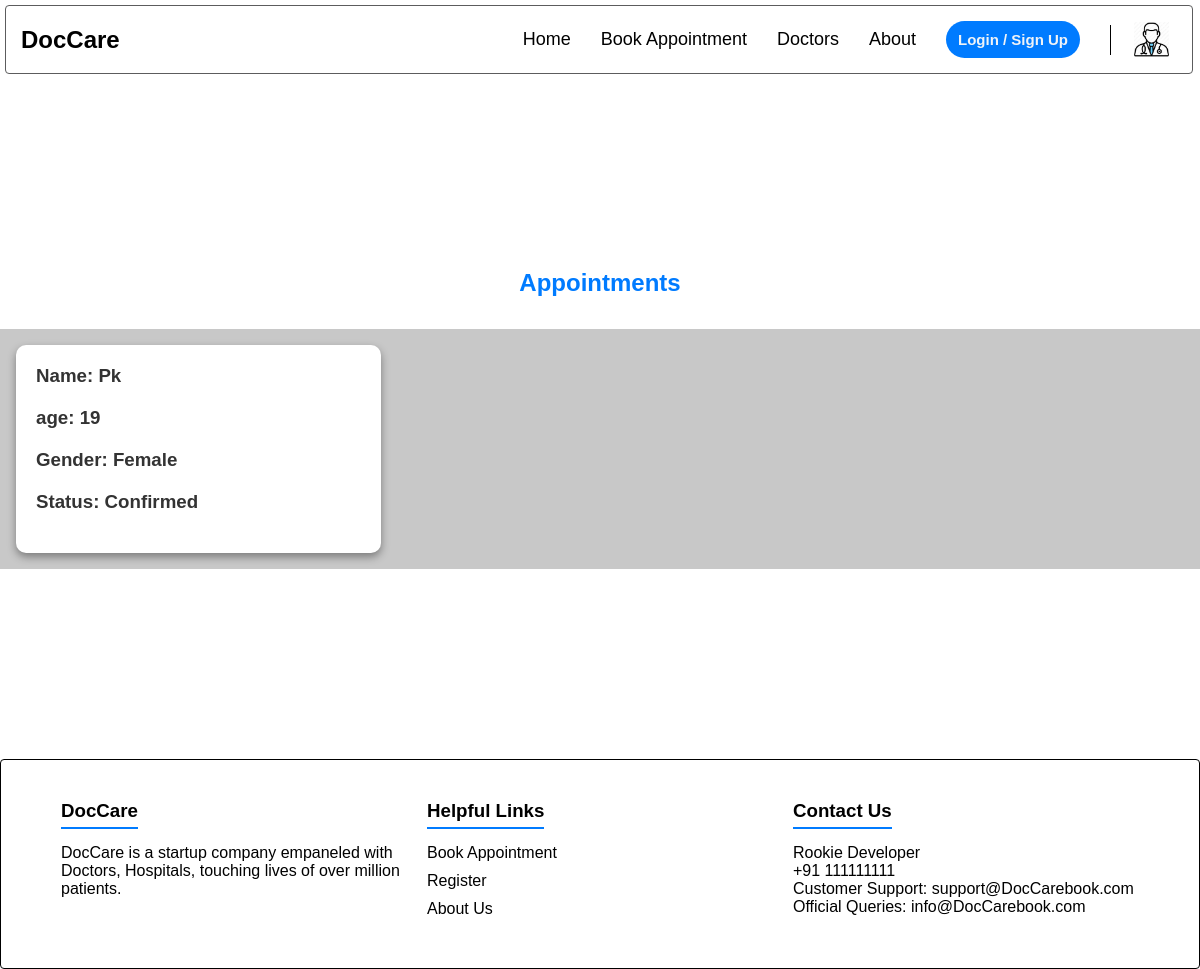
The page /doct/ (signed in) on the database its author committed.
### user/models.py (models this page shows, shortened)
class Appointment(models.Model):
    id = models.UUIDField(primary_key=True, default=uuid.uuid4, editable=False)
    user = models.ForeignKey(User, on_delete=models.CASCADE, related_name='appointments')
    age = models.PositiveSmallIntegerField()
    doctor = models.ForeignKey("Doctor", on_delete=models.CASCADE, related_name='appointments')
    status = models.CharField(max_length=20, choices=[('confirmed', 'Confirmed'), ('cancelled', 'Cancelled'), ('completed','Completed')], default='confirmed')
    appointment_date = models.DateField()
    appointment_time = models.TimeField(null=True, blank=True)
    prescription = models.FileField(upload_to='prescriptions/', null=True, blank=True)
    booked_at = models.DateTimeField(auto_now_add=True)
    updated_at = models.DateTimeField(auto_now_add=True)

class User(AbstractUser):
    username = None
    first_name = None
    last_name = None
    email = models.EmailField(max_length=100, primary_key=True)
    name = models.CharField(max_length=100, null=True, blank=True)
    dob = models.DateField(null=True, blank=True)
    phone = models.CharField(max_length=11, null=True, blank=True)
    gender = models.CharField(max_length=10, choices=[('male', 'Male'), ('female', 'Female'), ('other', 'Other')], null=True, blank=True)
    USERNAME_FIELD="email"
    REQUIRED_FIELDS= []
    objects= UserManager()

### doctor/views.py (the view)
# urls.py: path('', views.home, name='doct_home'),
def home(request):
    if "doctor_id" not in request.session:
        return redirect("doct_login")
    appointments = Appointment.objects.filter(doctor= request.session["doctor_id"])
    return render(request, 'doct/home.html', {'appointments': appointments})

### templates/doct/home.html (shortened to what this page needs)
{% extends "user/base.html" %}
{% load static %}
{% block css  %}
<link rel="stylesheet" href="{% static 'css/doct/home.css' %}">
{% endblock css  %}
{% block main %}
<div class="container">
    <h2>Appointments</h2>
    <div class="doctors-grid">
        {% for appointment in appointments %}
        <div class="card" data-id="{{appointment.id}}">
            <h3>Name: {{appointment.user.name|title}} </h3>
            <h3>age: {{appointment.age}} </h3>
            <h3>Gender: {{appointment.user.gender|title}} </h3>
            <h3>Status: {{appointment.status|title}}</h3>
        </div>
        {% endfor %}
    </div>
</div>
{% endblock main %}

### static/css/user/base.css (style rules this page uses)
* { margin: 0; padding: 0; box-sizing: border-box; }
body,html { width: 100%; }
body { font-family: Verdana, Geneva, Tahoma, sans-serif; }

### static/css/doct/home.css (style rules this page uses)
.container { margin: auto; text-align: center; margin: 2rem 0; width: 100%; }
h2 { margin-bottom: 2rem; color: #007BFF; }
.doctors-grid { display: flex; flex-wrap: wrap; grid-template-columns: repeat(auto-fit, minmax(280px, 1fr)); gap: 1.5rem; background-color: #1413133b; padding: 1rem ; }
.card { background: white; padding: 20px; border-radius: 10px; box-shadow: 0 4px 8px rgba(0, 0, 0, 0.381); text-align: left; transition: transform 0.3s, box-shadow 0.3s; width: calc( 100vw / 3 - 2.2rem); cursor: pointer; }
.card h3 { margin-bottom: 20px; color: #333; }

### rows shown on the page
Appointment: user.name "Pk", age "19", user.gender "Female", status "Confirmed"
